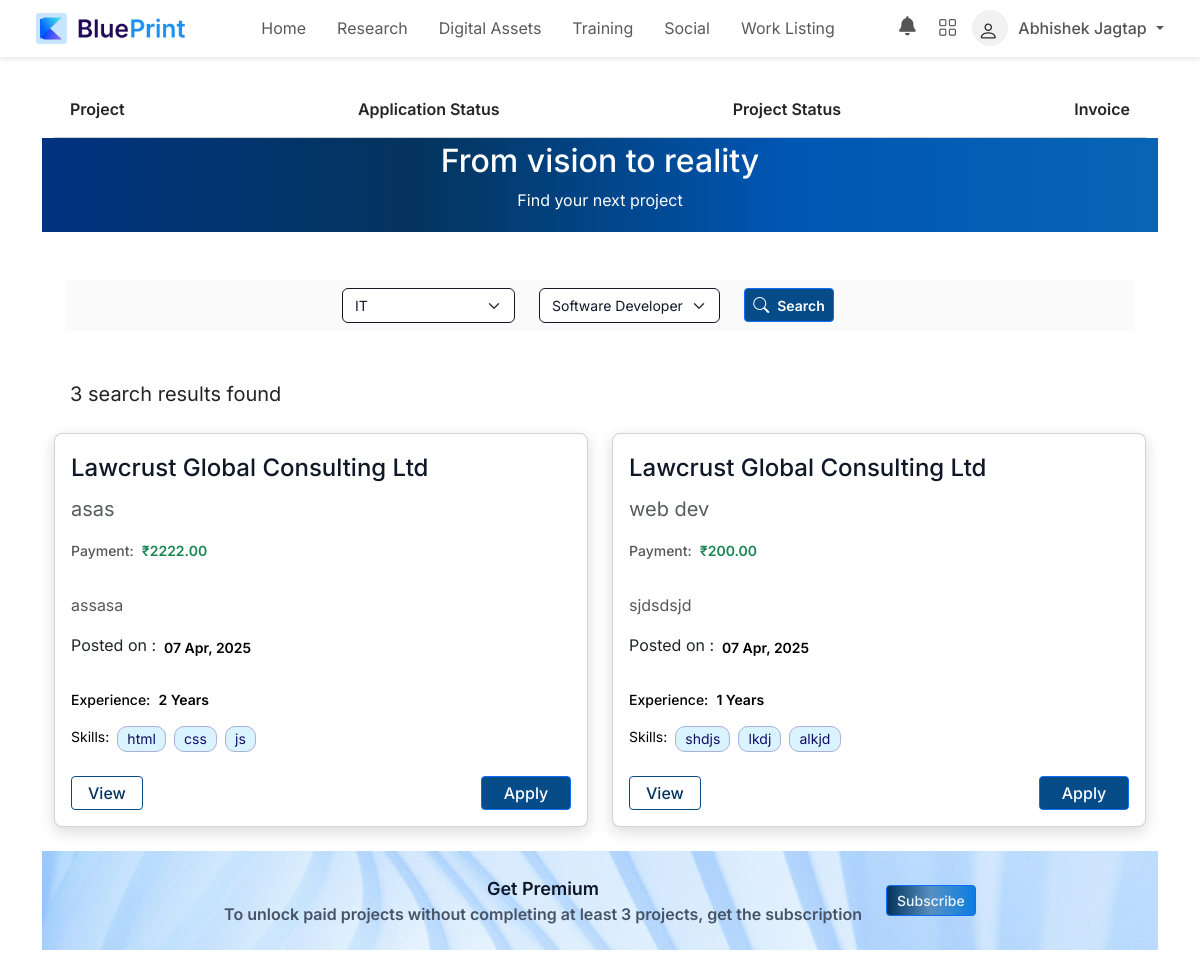
The app's page /explore_projects/ (signed in) with its own data.
### Users/models.py (models this page shows, shortened)
class CustomUser(AbstractUser):
    PROFESSIONAL = 'professional'
    ORGANIZATIONAL = 'organizational'
    INSTRUCTOR = 'instructor'
    INSTITUTIONAL = 'institutional'
    USER_TYPE_CHOICES = [
        (PROFESSIONAL, 'Professional'),
        (ORGANIZATIONAL, 'Organizational'),
        (INSTRUCTOR, 'Instructor'),
        (INSTITUTIONAL, 'Institutional'),
    ]
    user_type = models.CharField(
        max_length=20,
        choices=USER_TYPE_CHOICES,
        default=PROFESSIONAL,
    )
    full_name = models.CharField(max_length=255, blank=True, null=True)  # Add this field

### WorkListing/models.py (models this page shows, shortened)
class Project(models.Model):
    org = models.ForeignKey(CustomUser, on_delete=models.CASCADE, related_name='posted_projects', limit_choices_to={'user_type': 'organizational'})
    domain = models.CharField(max_length=255)
    description = models.TextField()
    experience_required = models.IntegerField()
    skills_required = models.JSONField(default=list)
    submission_date = models.DateField()
    payment = models.DecimalField(max_digits=10, decimal_places=2)
    created_at = models.DateTimeField(auto_now_add=True)
    updated_at = models.DateTimeField(auto_now=True)
    is_active = models.BooleanField(default=True)  # Project is active or not
    applications_open = models.BooleanField(default=True)  # ✅ Track whether applications are open

### WorkListing/views.py (the view)
# urls.py: path('explore_projects/', views.explore_projects, name='explore_projects'),
@login_required
def explore_projects(request):
    projects = Project.objects.filter(is_active=True, applications_open=True)
    for project in projects:
        if project.skills_required:
            project.skills_list = [skill.strip() for skill in project.skills_required.split(',')]
        else:
            project.skills_list = []
    return render(request, 'explore_projects.html', {'projects': projects})

### Users/context_processors.py (called while the page is built)
def navbar_counts(request):
    if request.user.is_authenticated:
        received_followers = FollowRequest.objects.filter(to_user=request.user, status='accepted').count()
        sent_followers = FollowRequest.objects.filter(from_user=request.user, status='accepted').count()
        return {
            'message_count': Message.objects.filter(receiver=request.user, is_read=False).count(),  # Count unread messages
            'request_count': FollowRequest.objects.filter(to_user=request.user, status='pending').count(),
            'followers_count': received_followers + sent_followers  # Count both sides
        }
    return {}

def unread_messages_count(request):
    if request.user.is_authenticated:
        unread_messages = Message.objects.filter(receiver=request.user, is_read=False).order_by('-timestamp')
        unread_count = unread_messages.count()
        latest_message = unread_messages.first()  # Get latest unread message
        latest_message_info = {
            "id": latest_message.id if latest_message else None,
            "sender": latest_message.sender.first_name if latest_message else None
        }
        return {
            "unread_messages": unread_count,
            "latest_unread_message": latest_message_info
        }
    return {}

def cart_context(request):
    cart_count = CartItem.objects.filter(user=request.user).count() if request.user.is_authenticated else 0
    return {'cart_count': cart_count}

### WorkListing/templates/explore_projects.html (shortened to what this page needs)
{% extends 'dashboard.html' %}
{% block content %}
{% load static %}
{% include 'worklisting_nav.html' %}
{% block main_content %}
<link href="https://cdn.jsdelivr.net/npm/bootstrap@5.3.0/dist/css/bootstrap.min.css" rel="stylesheet" />
<link rel="stylesheet" href="https://cdn.jsdelivr.net/npm/bootstrap-icons@1.11.3/font/bootstrap-icons.min.css" />
<link rel="stylesheet" href="style.css" />
<link rel="stylesheet" href="{% static 'css/style.css' %}" />
<section class="hero text-center text-white">
    <div class="header py-1">
        <h2>From vision to reality</h2>
        <p>Find your next project</p>
    </div>
    <div class="search-bar d-flex justify-content-center flex-row mx-4 my-5">
        <div class="d-flex category">
            <div class="me-4 py-2">
                <select class="form-select">
                    <option>IT</option>
                </select>
            </div>
            <div class="me-4 py-2">
                <select class="form-select">
                    <option>Software Developer</option>
                </select>
            </div>
            <div class="me-4 py-2">
                <button class="search-button btn btn-primary btn-sm py-1">
                    <i class="bi bi-search me-2 white-icon"></i>Search
                </button>
            </div>
        </div>
    </div>
</section>
<div class="container-fluid">
    <div class="result-heading my-4 px-3">3 search results found</div>
    <div class="pro-card row d-flex flex-wrap">
        {% for project in projects %}
        <div class="col mb-4">
            <div class="card shadow-md">
                <div class="card-body">
                    <div class="card-title">{{ project.org.get_full_name }}</div>
                    <p class="text-muted">{{ project.domain }}</p>
                    <div class="price d-flex">
                        <p class="price-text">Payment:</p>
                        <p class="text-success ms-2">₹{{ project.payment }}</p>
                    </div>
                    <div class="card-desc my-3">
                        {{ project.description|truncatewords:20 }}
                    </div>
                    <div class="date d-flex mb-3">
                        <div>
                            <p>Posted on :</p>
                        </div>
                        <div class="date-text ms-2 pt-1">{{ project.created_at|date:"d M, Y" }}</div>
                    </div>
                    <div class="date d-flex mb-3">
                        <div class="exp">Experience:</div>
                        <div class="date-text ms-2">{{ project.experience_required }} Years</div>
                    </div>
                    <div class="skills d-flex">
                        <div class="skill-title">Skills:</div>
                        <div class="skillset d-flex flex-wrap ms-2 gap-2">
                            {% if project.skills_list %}
                                {% for skill in project.skills_list %}
                                    {% if skill %}
                                        <span class="badge">{{ skill }}</span>
                                    {% endif %}
                                {% endfor %}
                            {% else %}
                                <span>No skills specified.</span>
                            {% endif %}
                        </div>
                    </div>
                    <div class="d-flex justify-content-between mt-4">
                        <button class="card-button1 btn btn-sm btn-outline-primary px-3 view-project-btn"
                            data-bs-toggle="modal" data-bs-target="#myModal1" data-project-id="{{ project.id }}">
                            View
                        </button>
                        <button class="card-button2 btn btn-sm btn-primary px-3 apply-btn"
                            data-project-id="{{ project.id }}" data-bs-toggle="modal"
                            data-bs-target="#applyConfirmModal">
                            Apply
                        </button>
                    </div>
                </div>
            </div>
        </div>
        {% empty %}
        <p>No projects available.</p>
        {% endfor %}
    </div>
</div>
        <div class="foot">
            <footer class="d-flex justify-content-center p-2">
                <div class="premium-banner d-flex flex-row p-3 px-5">
                    <div class="d-flex flex-column">
                        <div class="banner-title d-flex justify-content-center">
                            Get Premium
                        </div>
                        <div class="banner-desc">
                            To unlock paid projects without completing at least 3 projects,
                            get the subscription
                        </div>
                    </div>
                    <div class="ms-4 my-auto">
                        <button class="subs btn btn-sm btn-primary px-2 py-1">
                            Subscribe
                        </button>
                    </div>
                </div>
            </footer>
        </div>
        {% endblock %}
        {% endblock %}

### Dashboard/templates/dashboard.html (shortened to what this page needs)
{% load static %}
<!DOCTYPE html>
<html lang="en">
<head>
  <link href="https://cdn.jsdelivr.net/npm/bootstrap@5.3.0-alpha3/dist/css/bootstrap.min.css" rel="stylesheet">
  <link href="https://cdn.jsdelivr.net/npm/bootstrap-icons/font/bootstrap-icons.css" rel="stylesheet">
  <link rel="stylesheet" type="text/css" href="https://cdn.jsdelivr.net/npm/toastify-js/src/toastify.min.css">
  <link rel="stylesheet" href="https://cdnjs.cloudflare.com/ajax/libs/font-awesome/6.7.2/css/all.min.css" />
</head>
<body>
  <nav class="navbar navbar-expand-lg px-4 py-2">
    <div class="container-fluid">
      <a class="navbar-brand" href="#">
        <img src="{% static 'images/logo.png' %}" alt="Logo">
      </a>
      <div class="collapse navbar-collapse" id="navbarNav">
        <div class="nav-center">
          <ul class="navbar-nav">
            <li class="nav-item">
              <a class="nav-link {% if request.path == '/dashboard/' %}home-active{% endif %}" href="{% url 'dashboard_new' %}">Home</a>
            </li>
            <li class="nav-item">
              <a class="nav-link {% if request.path == '/research/' %}research-active{% endif %}" href="#">Research</a>
            </li>
            <li class="nav-item">
              <a class="nav-link {% if request.path == '/digitalassets/' %}digital-assets-active{% endif %}" href="{% url 'digitalassets' %}">Digital Assets</a>
            </li>
            <li class="nav-item">
              <a class="nav-link {% if request.path == '/training/' %}training-active{% endif %}" href="{% url 'traning' %}">Training</a>
            </li>
            <li class="nav-item">
              <a class="nav-link {% if request.path == '/social/' %}social-active{% endif %}" href="{% url 'timeline' %}">Social</a>
            </li>
            <li class="nav-item">
              <a class="nav-link " href="{% if user.user_type == 'organizational' %}{% url 'search_talent' %}{% else %}{% url 'work_listing' %}{% endif %}">
                {% if user.user_type == 'organizational' %}Search Talent{% else %}Work Listing{% endif %}
              </a>
            </li>
          </ul>
        </div>
        <div class="d-flex align-items-center">
          <div class="notification-container">
            <a href="{% url 'notifications_page' %}">
              <i class="fas fa-bell notification-icon"></i>
            </a>
          </div>
          <div class="icon-container">
            <i class="bi bi-grid" id="appsToggle"></i>
          </div>
          <div class="profile-section dropdown">
            <div class="profile-icon">
              <i class="bi bi-person fs-5"></i>
            </div>
            <span class="dropdown-toggle" data-bs-toggle="dropdown" aria-expanded="false">
              {{ user.first_name }} {{ user.last_name }}
            </span>
          </div>
        </div>
      </div>
    </div>
  </nav>
  <div class="container my-4">
    {% block content %}
    {% endblock %}
  </div>
</body>
</html>

### DigitalAssets/static/css/style.css (style rules this page uses)
body { font-family: Inter; }
.card { border-radius: 15px; box-shadow: 0px 5px 15px rgba(0, 0, 0, 0.15); }
i { width: 24px; height: 24px; cursor: pointer; }
.btn-primary { background-color: #064c89; }

### WorkListing/static/css/style.css (style rules this page uses)
i { font-size: 1rem; color: #252525; }
.form-select { font-family: Inter; font-weight: 400; font-size: 14px; border: 1px solid #101828; color: #101828; }
.search-button { background-color: #064c89; font-family: Inter; font-size: 14px; font-weight: 600; color: #ffffff; }
.white-icon { font-size: 1rem; color: white; }
.result-heading { font-family: Inter; font-weight: 400; font-size: 20px; color: #252525; }
.search-bar { display: flex; justify-content: center; align-items: center; font-family: Inter; font-weight: 400; font-size: 14px; color: #575757; background-color: #fafafa; }
.header { background-image: linear-gradient( to right, #003380, #04345d, #0056b3, #0865b5 ); }
.card { width: 328; height: 418; gap: 24px; border-radius: 8px; border-width: 1px; }
.card-desc { font-family: Inter; font-weight: 400; font-size: 16px; color: #575757; }
.card-title { font-family: Inter; font-weight: 500; font-size: 24px; color: #101828; }
.text-muted { font-family: Inter; font-weight: 400; font-size: 20px; color: #667085; }
.date-text { font-family: Inter; font-weight: 600; font-size: 14px; color: #000000; }
.badge { font-family: Inter; font-weight: 400; font-size: 14px; color: #120f62; background-color: #d9f3ff; border-radius: 10px; border: 1px solid#ABB0D9; }
.exp { font-family: Inter; font-weight: 500; font-size: 14px; color: #000000; }
.price-text { font-family: Inter; font-weight: 500; font-size: 14px; color: #575757; }
.text-success { color: #14ac19; font-family: Inter; font-weight: 600; font-size: 14px; }
.skill-title { font-family: Inter; font-weight: 400; font-size: 14px; color: #000000; }
.card-button1 { font-family: Inter; font-weight: 500; font-size: 16px; border: 1px solid #064c89; color: #04345d; }
.card-button2 { font-family: Inter; font-weight: 500; font-size: 16px; background-color: #064c89; color: #ffffff; }
.banner-title { color: #101828; font-family: Inter; font-weight: 600; font-size: 18px; }
.banner-desc { color: #475467; font-family: Inter; font-weight: 600; font-size: 16px; }
.subs { font-family: Inter; font-weight: 500; font-size: 14px; color: #ecf5f9; background-image: linear-gradient(to right, #04345d, #5790c2, #0a7ee1); }
.btn-primary { min-width: 90px; }

### Dashboard/templates/dashboard.html (style rules this page uses)
.navbar { background-color: #ffffff; box-shadow: 0px 2px 5px rgba(0, 0, 0, 0.1); }
.navbar-brand { display: flex; align-items: center; font-size: 1.5rem; font-weight: bold; color: #043959; }
.navbar-brand img { width: 150px; margin-right: 10px; }
.nav-center { flex-grow: 1; display: flex; justify-content: center; }
.navbar-nav { display: flex; align-items: center; }
.nav-link { color: #555; font-weight: 500; margin-right: 15px; padding: 5px 15px; border-radius: 20px; transition: all 0.3s ease; font-size: 1rem; text-transform: capitalize; }
.icon-container { margin-right: 15px; position: relative; }
.icon-container i { font-size: 1.2rem; color: #555; cursor: pointer; }
.notification-container { position: relative; display: inline-block; margin-right: 15px; }
.notification-icon { font-size: 1.2rem; color: #555; cursor: pointer; position: relative; }
.profile-section { display: flex; align-items: center; position: relative; }
.profile-icon { width: 36px; height: 36px; border-radius: 50%; background-color: #f1f1f1; display: flex; justify-content: center; align-items: center; margin-right: 10px; }
.profile-section .dropdown-toggle { color: #555; font-weight: 500; font-size: 1rem; }
.profile-section .dropdown-toggle::after { margin-left: 5px; }

### records on screen
CustomUser: first_name "Abhishek", last_name "Jagtap"
Project: org.get_full_name "Lawcrust Global Consulting Ltd", domain "asas", payment "2222.00", description "assasa", created_at "07 Apr, 2025", experience_required "2", skills_list "html" "css" "js"
Project: org.get_full_name "Lawcrust Global Consulting Ltd", domain "web dev", payment "200.00", description "sjdsdsjd", created_at "07 Apr, 2025", experience_required "1", skills_list "shdjs" "lkdj" "alkjd"
